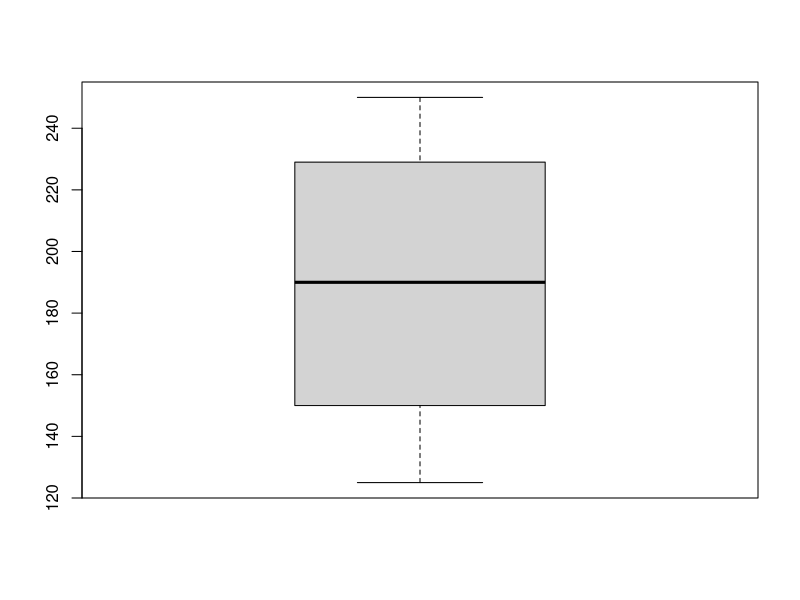
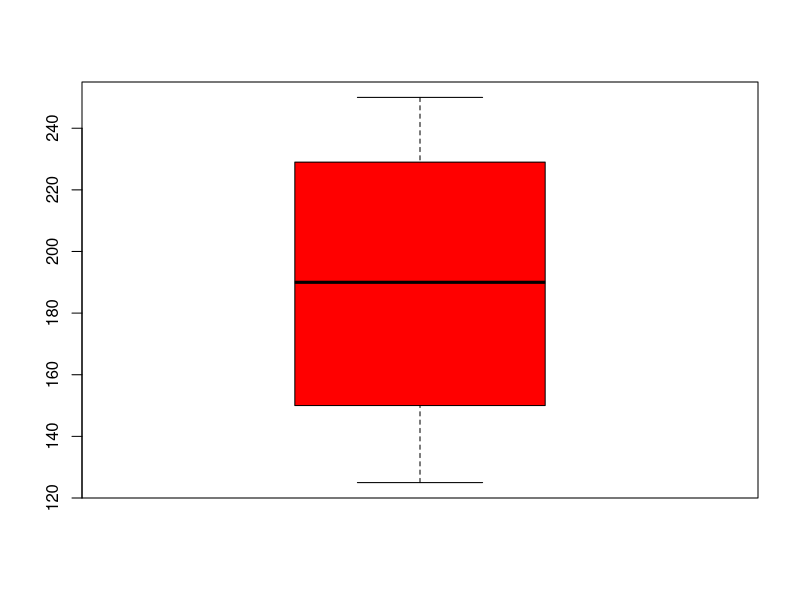
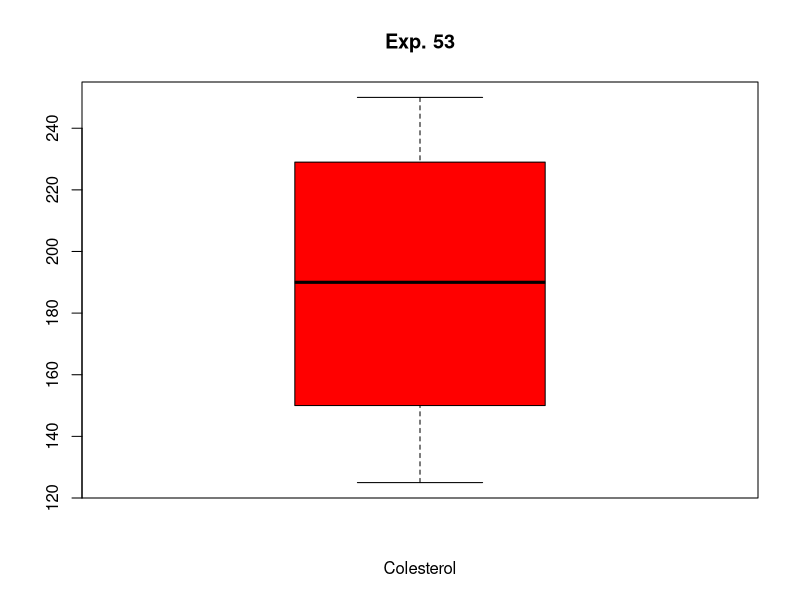
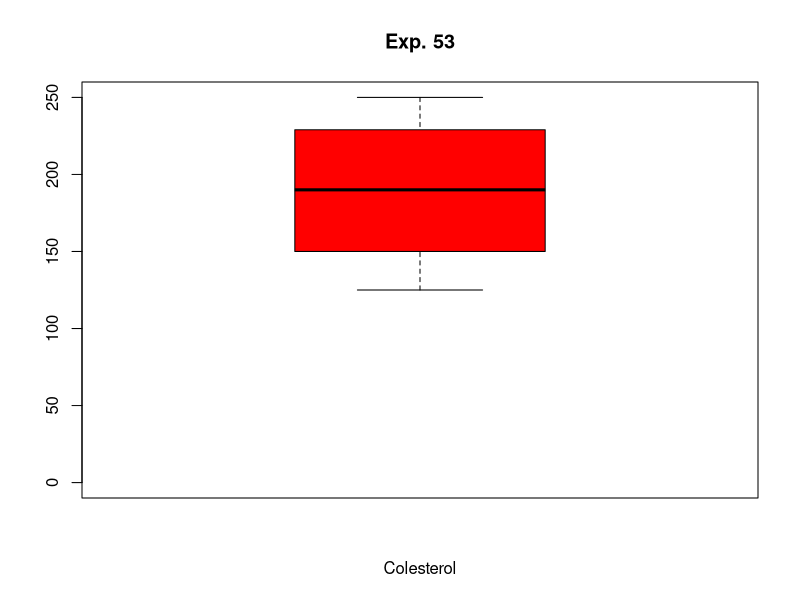
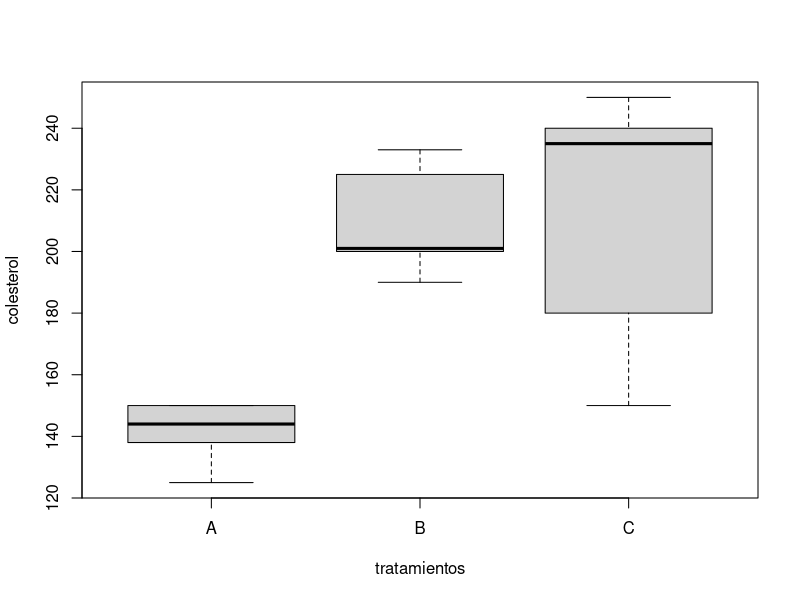
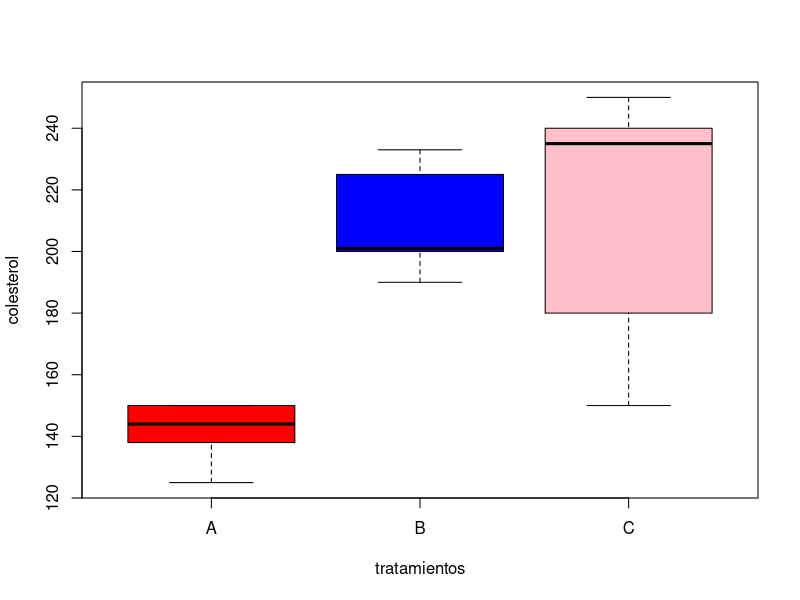
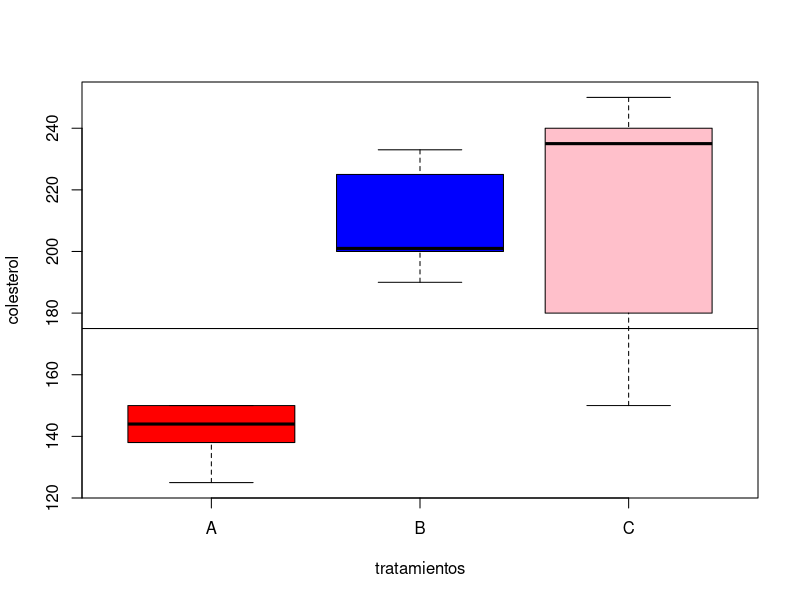
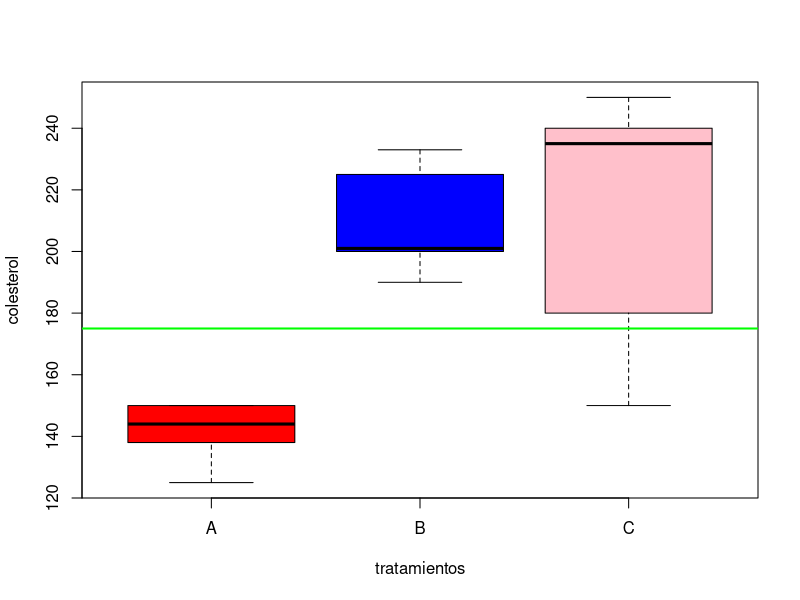

Here is the R script that generated these plots, in order:
##' # Gráficos estadísticos con R 
##' [Francisco García García](http://bioinfo.cipf.es/ "webpage of department") _(2014-10-29)_  
##'
##' 
##' 
##' ----------------------------------------------------------------------------

##' ### 0. Introducción 
##' ### 1. Representación gráfica de una variable cuantitativa 
##' ### 2. Representación gráfica de una variable categórica 
##' ### 3. Representación gráfica de dos variables cuantitativas
##' ### 4. ¿Cómo importamos en R datos desde un fichero txt?
##' ### 5. ¿Cómo guardamos los gráficos generados en R?
##' ### 6. Ejercicios 
##' ----------------------------------------------------------------------------

##'<br />
##'<br />
##'<br />
  

##' ## 0. Introducción 
#esto es una linea comentada
##' Los comandos de R son funciones que incluyen un conjunto de argumentos separados por comas y todos ellos entre paréntesis:
##'
# boxplot(datos, main = "primer gráfico", xlab = "nivel de colesterol")
##'  
##'  
##' Argumentos generales que utilizaremos en los gráficos:
##'* **main**: _Título principal del gráfico_
##'
##'* **xlab**: _Etiqueta para el eje X_
##'
##'* **ylab**: _Etiqueta para el eje Y_
##'
##'* **col**: _vector de colores_ 
##'
 

##'<br />
##' ## 1. Representación gráfica de una variable cuantitativa 
##' Comandos en R:
##'* **boxplot(x)**: diagramas de caja
##'
##'* **hist(x)**: histograma
##'
##' Queremos representar gráficamente los valores de la variable colesterol. Utilizaremos los **diagramas de cajas** o **boxplots**:
#incluimos los datos de nuestra variable
colesterol <- c(150,125,138,144,150,201,225,233,200,190, 250,150,180,240,235)  
boxplot(colesterol)


##' Con un interrogante delante del nombre de la función obtenemos ayuda sobre su uso:  **?boxplot**   
##' 
##' Es posible incluir o modificar elementos en el gráfico:
# incluimos color en la caja
boxplot(colesterol, col = "red")
# añadimos un título principal y subtítulo para el eje X
boxplot(colesterol, col = "red", main = "Exp. 53", xlab = "Colesterol")  
# modificamos la escala del eje Y
boxplot(colesterol, col = "red", main = "Exp. 53",xlab = "Colesterol",
        ylimit = c(0,250)) 


##' Estos 15 valores corresponden a 3 grupos de ratones, que fueron sometidos a distintos tratamientos. 
##' **¿Observamos diferencias a partir de su representación gráfica?**
colesterol <- c(150,125,138,144,150,201,225,233,200,190, 250,150,180,240,235)
tratamientos <- c("A","A","A","A","A","B","B","B","B","B","C","C","C","C","C")
##'
# así sería más rápido:
tratamientos <- c(rep("A",5), rep("B",5), rep("C",5))

##' Representamos la variable colesterol para cada uno de los tres grupos descritos:
boxplot(colesterol ~ tratamientos)
# coloreamos las cajas de cada representación:
boxplot(colesterol ~ tratamientos, col= c("red", "blue", "pink")) 

##' **Valores de colesterol superiores a 175 pueden ser peligrosos**. Incluimos una línea horizontal que señalice este límite:
boxplot(colesterol ~ tratamientos, col= c("red", "blue", "pink")) 
abline(h = 175)
#indicamos que sea una línea gruesa y de color verde
boxplot(colesterol ~ tratamientos, col= c("red", "blue", "pink")) 
abline(h = 175, col = "green", lwd = 2)   
# nos gustan más las distribuciones horizontales de estos plots, las cambiamos:
boxplot(colesterol ~ tratamientos, col= c("red", "blue", "pink"), horizontal = TRUE) 
abline(v = 175, col = "green", lwd = 2) 
##'<br />



##' ## 2. Representación gráfica de una variable categórica o cualitativa
##'
##' Comandos en R:
##'* **table(x)** para obtener la tabla de frecuencias
##'* **pie(table(x))** genera un gráfico de sectores
##'* **barplot(table(x))** genera un diagrama de barras
##'
##' Los diagramas de barras son preferibles a los diagramas de sectores.
##'  
##' ### 2.1. Gráficos circulares o de sectores:
##' La variable **mut** indica el número de mutaciones encontradas en varios genes de interés (varía entre 1 y 5)
# introducimos los datos
mut <- c(1,3,5,2,4,4,4,1,1,1,1,3,5,2) 
# preparamos una tabla de frecuencias
table(mut)
# generamos el diagrama de sectores
pie(table(mut)) 
# seleccionamos colores que nos gusten más para cada sector del gráfico:
pie(table(mut), col = c("red", "blue", "pink", "green", "grey"))  
# además incluimos un título 
pie(table(mut),  col = c("red", "blue", "pink", "green", "grey"),
    main = "Tipos de variantes genómicas") 

 
##' ### 2.2. Gráficos de barras:
##' Este tipo de gráficos son útiles para representar variables categóricas o variables cuantitativas discretas
##' 
##' La variable **mut** indica el número de mutaciones encontradas en varios genes de interés (varía entre 1 y 5)

# introducimos los datos
mut <- c(1,3,5,2,4,4,4,1,1,1,1,3,5,2) 
# preparamos una tabla de frecuencias
table(mut)
# generamos el diagrama de barras
barplot(table(mut)) 
# incluimos título del gráfico  y títulos para los ejes X,Y.
barplot(table(mut), xlab = "número de mutaciones", ylab = "frecuencias",
        main = "Mutaciones detectadas en genes OPITZ")
# cambiamos el modo de visualización y añadimos color a las barras
barplot(table(mut), horiz = TRUE, 
        ylab = "número de mutaciones", xlab = "frecuencias", 
        main = "Mutaciones detectadas en genes OPITZ", 
        col = "green")  



##'<br />
##' ## 3. Representación gráfica de dos variables cuantitativas
##' 
##' Queremos conocer la relacion entre el nivel de cuantificación de varios metabolitos

##' introducimos los datos de 3 metabolitos:
glutamato <- c(143, 90, 100, 119,  98,  87,  84,  99, 101,  99)
colina <- c(146, 97, 106, 123, 103,  90,  90, 106, 108, 101)  
HLDL <-   c(100, 107, 105, 89, 88, 102, 122, 105, 93, 145)

##' **¿Qué relación hay entre la colina y el HLDL?** Utilizaremos los gráficos de dispersión o de puntos
plot(colina, HLDL)
# representamos cada metabolito con triángulos azules 
plot(colina, HLDL, pch = 2, col = "blue", main = "colina vs. HLDL")     
# un poco más grandes! 
plot(colina, HLDL, pch = 2, col = "blue", cex =2, main = "colina vs. HLDL")  
# añadimos la recta de regresión 
abline(lm(colina ~ HLDL), col = "red", main = "colina vs. HLDL") 

##' ¿Y entre la colina y el glutamato?
plot(colina, glutamato, main = "colina vs. glutamato")
#puntos más pequeños y con color
plot(colina, glutamato, main = "colina vs. glutamato", cex=0.5, col = "blue") 

##' Estos metabolitos corresponden a dos grupos de ratas y queremos saber si el comportamiento entre colina y glutamato
##' es diferente en cada grupo. ¿Es posible visualizar esta información gráficamente?

grupos <-  c(1,1,1,1,1,2,2,2,2,2)
plot(colina, glutamato, main = "colina vs. glutamato", col = c("red", "blue"), pch = grupos, cex = 2) 
legend(130,100, legend=c("1","2"), pch= c(1:2), col = c("red", "blue") )



##' ¿Podemos ver las relaciones de los tres metabolitos por parejas?
pairs(~glutamato + colina + HLDL)
#incluyendo nuevos elementos en el gráfico
pairs(~glutamato + colina + HLDL, col = "blue", main = "Correlación lineal entre metabolitos")



##'<br />
##' ## 4.  ¿Cómo importamos en R datos desde un fichero txt?
##' 
# datos de las cuantificaciones de los metabolitos, separados por tabulaciones 
datos <- read.delim("datos.txt", header = TRUE, sep = "\t")
datos



##'<br />
##' ## 5. ¿Cómo guardamos los gráficos generados en R?
##' 
##' **5.1.** Es posible generar varios gráficos y que aparezcan en la misma ventana, antes de guardarlos. Lo vemos con un ejemplo:
# a. Definimos  el número de filas y columnas que tendrá esa ventana, por ejemplo: 2 filas y 1 columna:
par(mfrow=c(2,1))
# b. Generamos los dos gráficos que queremos incluir en la misma imagen:
boxplot(colesterol)
hist(colesterol)
# c. Para finalizar, dejamos la región del dibujo como estaba inicialmente: 1 fila y 1 columna
par(mfrow=c(1,1))

##'
##' **5.2.** Los gráficos que hemos creado en la sesión de R se pueden crear en diferentes formatos BMP, JPEG, PNG, TIFF, PDF...
##' 
##' Desde R o Rstudio es posible guardarlos directamente, pero también podemos ajustar las características de la resolución, utilizando 
##' los siguientes comandos:
##' 
##' Vemos algunos ejemplos con el gráfico de dispersión de los metabolitos
pairs(~glutamato + colina + HLDL, col = "blue", main = "Correlación lineal entre metabolitos")
#guardamos el gráfico en formato PNG:
png(file="cor_metabolitos.png", height = 600, width = 600)  # avisa a R que queremos un fichero PNG 
pairs(~glutamato + colina + HLDL, col = "blue", main = "Correlación lineal entre metabolitos")
dev.off()  #cierra el dispositivo gráfico
#guardamos el gráfico en formato JPEG:
jpeg(file="cor_metabolitos.jpeg", height = 600, width = 600)  # avisa a R que queremos un fichero PNG 
pairs(~glutamato + colina + HLDL, col = "blue", main = "Correlación lineal entre metabolitos")
dev.off()  #cierra el dispositivo gráfico
#guardamos el gráfico en formato PDF:
pdf(file="cor_metabolitos.pdf")  # avisa a R que queremos un fichero PNG 
pairs(~glutamato + colina + HLDL, col = "blue", main = "Correlación lineal entre metabolitos")
dev.off()  #cierra el dispositivo gráfico


##' Obtenemos información detallada sobre como exportar en diferentes formatos con **?png** o **?pdf**





##'<br />
##'<br />
##'<br />
##' ## 6. Ejercicios
##' 
##' ### 6.1.  Tiempo de recuperación en ratas con lesión medular
##' 
##' Tenemos un grupo de 16 ratas con lesión medular. Tras aplicar un tratamiento hemos medido el tiempo de recuperación en días.
##' Estos son los datos: 14 15 16 19 11 15 13 13 15 21 18 18 16 16 15 21
##' 
##' 1. Describe la variable tiempo utilizando un **diagrama de caja** o box-plot
##' 1. **Incluye o modifica elementos** como el título del gráfico, título del eje x, color verde para la caja. 
##' 1. **Cambia la escala del eje Y**, de modo que se visualice un rango entre 0 y 25 días.
##' 1. **Exporta** el gráfico en formato **pdf**.
##'
##'
##' ### 6.2.  Tiempo de recuperación en ratas con lesión medular: dos tratamientos
##' 
##' De las 16 ratas anteriores, distinguimos dos grupos: a las 8 primeras se les aplicó el tratamiento **A** y a las 8 últimas
##' el tratamiento **B**.
##' 
##' 1. **¿Qué grupo se recupera antes?**.  Puedes utilizar un gráfico que incluya un **diagrama de cajas** para cada grupo.
##' 1. **Incluye o modifica elementos** como el título del gráfico, título del eje x, color verde para la caja. 
##' 1. **Cambia la escala del eje Y**, de modo que se visualice un rango entre 0 y 25 días.
##' 1. **Exporta** el gráfico en formato **png**.


##'<br />
##'<br />
##'<br />
##'<br />

##'
##' ## Links interesantes:
##' 
##' -[Quick-R] (http://www.statmethods.net/)   Web con recursos para trabajar con R.
##'
##' -[ggplot2] (http://ggplot2.org/)  Paquete de funciones que personalizan cualquier tipo de gráfico.
##' 
##' -[r-tutor] (http://www.r-tutor.com/)  An R Introduction to Statistics.
##'

##' ----------------------------------------------------------------------------
